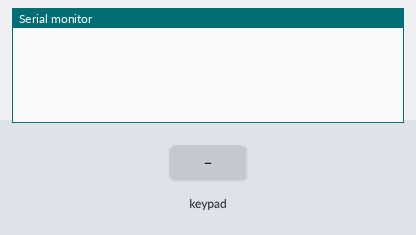
The sketch below on a simulated Arduino Uno, built with avr-gcc and run on an emulated ATmega328P. Shown: the last lines printed to the serial monitor. The test bench sets the inputs (shaded band).

Above: at 1.2 s.
1.3 s: key '1' pressed
At 2.3 s:
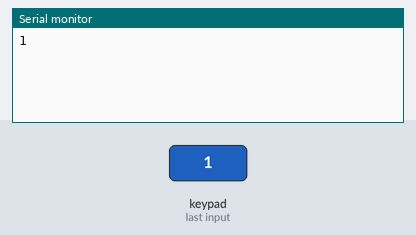
2.8 s: keypad keys 1 5 2 4 1 6 # pressed 0.4 s apart
At 6.7 s:
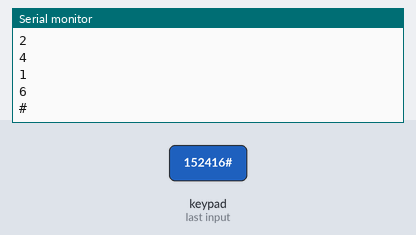
7.1 s: key '*' pressed
At 8.0 s:
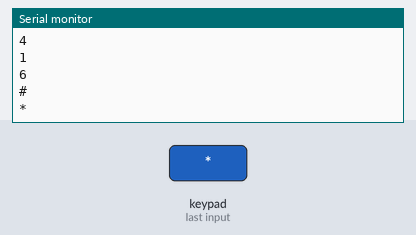
8.6 s: keypad keys 1 7 5 1 8 pressed 0.4 s apart
At 11.5 s:
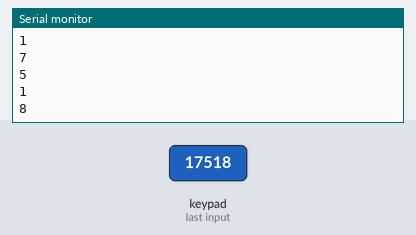
Timing chart, 0 to 13.0 s (numbered marks = the images above; inputs shaded):
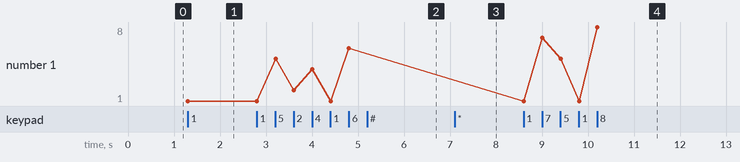

The sketch:

Keypad.ino
```cpp
#include <Keypad.h>

const byte ROWS = 4; //four rows
const byte COLS = 3; //four columns
//define the cymbols on the buttons of the keypads
char hexaKeys[ROWS][COLS] = {
  {'1','2','3'},
  {'4','5','6'},
  {'7','8','9'},
  {'*','0','#'}
};
byte rowPins[ROWS] = {15,2,4,16}; //15, 2, 4, 16
byte colPins[COLS] = {17,5,18}; // 17, 5, 18

//initialize an instance of class NewKeypad
Keypad customKeypad = Keypad( makeKeymap(hexaKeys), rowPins, colPins, ROWS, COLS);

void setup(){
  Serial.begin(115200);
}

void loop(){
  char customKey = customKeypad.getKey();

  if (customKey){
    Serial.println(customKey);
  }
}
```

Measured:
- after the input at 1.3 s, the serial monitor: prints a new line at once (image 1)
- after the input at 2.8 s, the serial monitor: prints a new line after 0.41 s (image 2)
- after the input at 7.1 s, the serial monitor: prints a new line at once (image 3)
- after the input at 8.6 s, the serial monitor: prints a new line at once (image 4)
- plotted number 1: 1 → 6 after the input at 2.8 s, 6 → 8 after the input at 8.6 s
